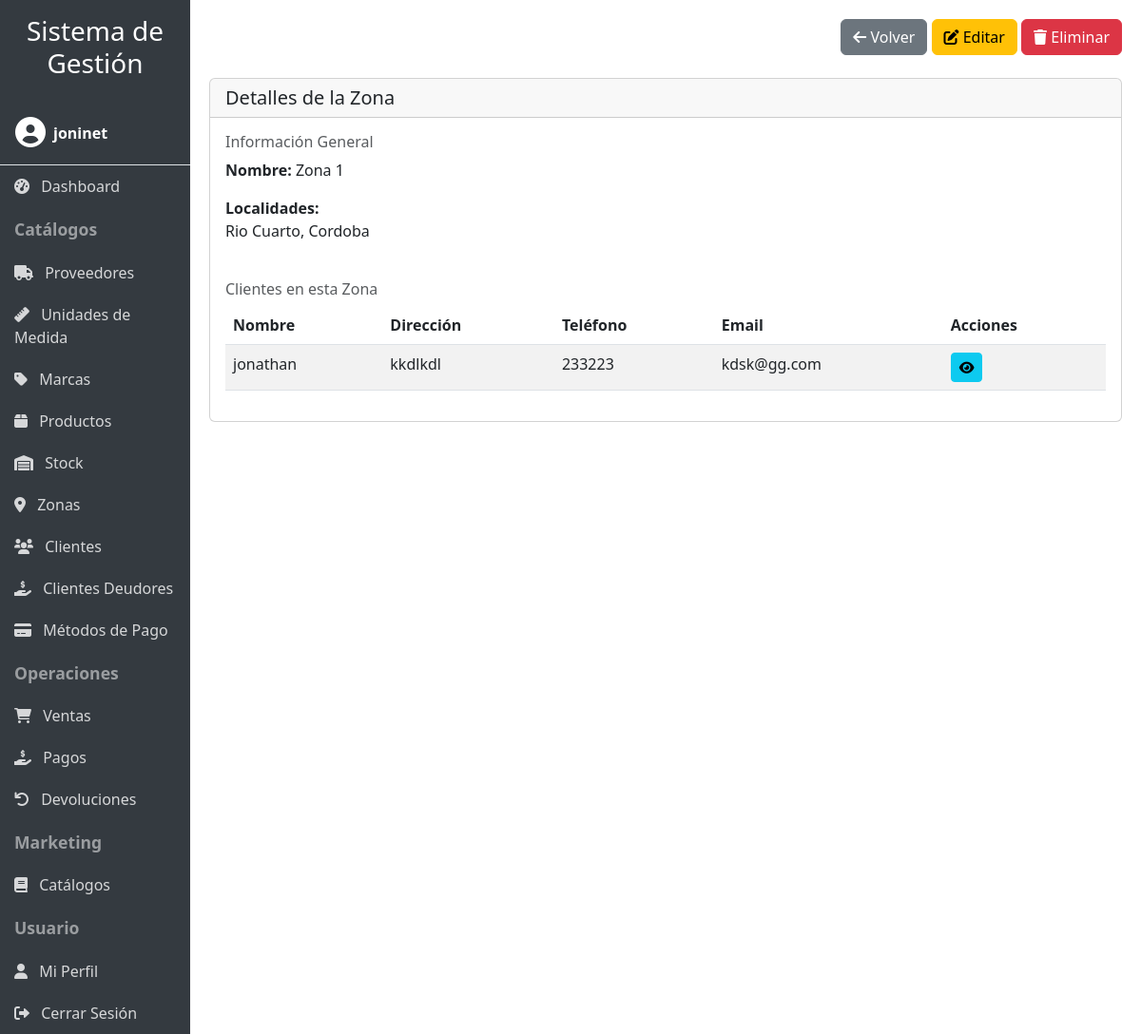
The app's page /zonas/1/ (signed in) with its own data.
### productos/models.py (models this page shows, shortened)
class Zona(models.Model):
    nombre = models.CharField(max_length=100)
    localidades = models.TextField(blank=True, null=True, help_text="Ingrese las localidades separadas por comas")
    usuario = models.ForeignKey(User, on_delete=models.CASCADE, null=True, blank=True)

class Cliente(models.Model):
    nombre = models.CharField(max_length=100)
    direccion = models.CharField(max_length=100)
    telefono = models.CharField(max_length=20, blank=True, null=True)
    email = models.EmailField(max_length=100, blank=True, null=True)
    zona = models.ForeignKey(Zona, on_delete=models.SET_NULL, null=True, blank=True)
    usuario = models.ForeignKey(User, on_delete=models.CASCADE, null=True, blank=True)

### productos/views.py (the view)
# urls.py: path('zonas/<int:pk>/', login_required(views.ZonaDetailView.as_view()), name='zona_detail'),
class ZonaDetailView(LoginRequiredMixin, DetailView):
    model = Zona
    template_name = 'productos/zona_detail.html'
    context_object_name = 'zona'

### productos/templates/productos/zona_detail.html (shortened to what this page needs)
{% extends 'productos/base.html' %}
{% block header_buttons %}
<a href="{% url 'productos:zona_list' %}" class="btn btn-secondary">
    <i class="fas fa-arrow-left"></i> Volver
</a>
<a href="{% url 'productos:zona_update' zona.pk %}" class="btn btn-warning">
    <i class="fas fa-edit"></i> Editar
</a>
<a href="{% url 'productos:zona_delete' zona.pk %}" class="btn btn-danger">
    <i class="fas fa-trash"></i> Eliminar
</a>
{% endblock %}
{% block content %}
<div class="card">
    <div class="card-header">
        <h5 class="card-title mb-0">Detalles de la Zona</h5>
    </div>
    <div class="card-body">
        <div class="row mb-4">
            <div class="col-md-6">
                <h6 class="text-muted">Información General</h6>
                <div class="mb-3">
                    <strong>Nombre:</strong> {{ zona.nombre }}
                </div>
                <div class="mb-3">
                    <strong>Localidades:</strong>
                    {% if zona.localidades %}
                        <p>{{ zona.localidades }}</p>
                    {% else %}
                        <p class="text-muted">No se han especificado localidades</p>
                    {% endif %}
                </div>
            </div>
        </div>
        <div class="row">
            <div class="col-12">
                <h6 class="text-muted">Clientes en esta Zona</h6>
                {% if zona.cliente_set.all %}
                <div class="table-responsive">
                    <table class="table table-striped table-hover">
                        <thead>
                            <tr>
                                <th>Nombre</th>
                                <th>Dirección</th>
                                <th>Teléfono</th>
                                <th>Email</th>
                                <th>Acciones</th>
                            </tr>
                        </thead>
                        <tbody>
                            {% for cliente in zona.cliente_set.all %}
                            <tr>
                                <td>{{ cliente.nombre }}</td>
                                <td>{{ cliente.direccion }}</td>
                                <td>{{ cliente.telefono|default:"No especificado" }}</td>
                                <td>{{ cliente.email|default:"No especificado" }}</td>
                                <td>
                                    <div class="btn-group" role="group">
                                        <a href="{% url 'productos:cliente_detail' cliente.id %}" class="btn btn-sm btn-info">
                                            <i class="fas fa-eye"></i>
                                        </a>
                                    </div>
                                </td>
                            </tr>
                            {% endfor %}
                        </tbody>
                    </table>
                </div>
                {% else %}
                <div class="alert alert-info">
                    No hay clientes asociados a esta zona.
                </div>
                {% endif %}
            </div>
        </div>
    </div>
</div>
{% endblock %}

### productos/templates/productos/base.html (shortened to what this page needs)
<!DOCTYPE html>
<html lang="es">
<head>
    <link href="https://cdn.jsdelivr.net/npm/bootstrap@5.3.0/dist/css/bootstrap.min.css" rel="stylesheet">
    <link rel="stylesheet" href="https://cdnjs.cloudflare.com/ajax/libs/font-awesome/6.0.0/css/all.min.css">
    {% load static %}
    <link rel="stylesheet" href="{% static 'productos/css/responsive.css' %}">
</head>
<body>
    <div class="container-fluid">
        <div class="row">
            <div class="col-lg-2 sidebar p-0" id="sidebar">
                <div class="p-3 d-lg-block d-none">
                    <h3 class="text-center">Sistema de Gestión</h3>
                </div>
                {% if user.is_authenticated %}
                <div class="user-info p-3 border-bottom">
                    <div class="d-flex align-items-center">
                        <div class="me-2">
                            <i class="fas fa-user-circle fa-2x"></i>
                        </div>
                        <div>
                            <div class="fw-bold">{{ user.username }}</div>
                        </div>
                    </div>
                </div>
                {% endif %}
                {% if user.is_authenticated %}
                <a href="{% url 'productos:dashboard' %}" class="nav-link"><i class="fas fa-tachometer-alt me-2"></i> Dashboard</a>
                <div class="nav-header">Catálogos</div>
                <a href="{% url 'productos:proveedor_list' %}" class="nav-link"><i class="fas fa-truck me-2"></i> Proveedores</a>
                <a href="{% url 'productos:unidadmedida_list' %}" class="nav-link"><i class="fas fa-ruler me-2"></i> Unidades de Medida</a>
                <a href="{% url 'productos:marca_list' %}" class="nav-link"><i class="fas fa-tag me-2"></i> Marcas</a>
                <a href="{% url 'productos:producto_list' %}" class="nav-link"><i class="fas fa-box me-2"></i> Productos</a>
                <a href="{% url 'productos:stock_list' %}" class="nav-link"><i class="fas fa-warehouse me-2"></i> Stock</a>
                <a href="{% url 'productos:zona_list' %}" class="nav-link"><i class="fas fa-map-marker-alt me-2"></i> Zonas</a>
                <a href="{% url 'productos:cliente_list' %}" class="nav-link"><i class="fas fa-users me-2"></i> Clientes</a>
                <a href="{% url 'productos:clientes_deudores' %}" class="nav-link"><i class="fas fa-hand-holding-usd me-2"></i> Clientes Deudores</a>
                <a href="{% url 'productos:metodopago_list' %}" class="nav-link"><i class="fas fa-credit-card me-2"></i> Métodos de Pago</a>
                <div class="nav-header">Operaciones</div>
                <a href="{% url 'productos:venta_list' %}" class="nav-link"><i class="fas fa-shopping-cart me-2"></i> Ventas</a>
                <a href="{% url 'productos:pago_list' %}" class="nav-link"><i class="fas fa-hand-holding-usd me-2"></i> Pagos</a>
                <a href="{% url 'productos:devolucion_list' %}" class="nav-link"><i class="fas fa-undo me-2"></i> Devoluciones</a>
                <div class="nav-header">Marketing</div>
                <a href="{% url 'productos:catalogo_list' %}" class="nav-link"><i class="fas fa-book me-2"></i> Catálogos</a>
                <div class="nav-header">Usuario</div>
                <a href="{% url 'productos:profile' %}" class="nav-link"><i class="fas fa-user me-2"></i> Mi Perfil</a>
                <a href="{% url 'productos:logout' %}" class="nav-link"><i class="fas fa-sign-out-alt me-2"></i> Cerrar Sesión</a>
                {% else %}
                <div class="nav-header">Acceso</div>
                <a href="{% url 'productos:login' %}" class="nav-link"><i class="fas fa-sign-in-alt me-2"></i> Iniciar Sesión</a>
                <a href="{% url 'productos:register' %}" class="nav-link"><i class="fas fa-user-plus me-2"></i> Registrarse</a>
                {% endif %}
            </div>
            <div class="col-lg-10 content content-wrapper">
                <div class="d-flex justify-content-between align-items-center mb-4">
                    <div>
                        {% block header_buttons %}{% endblock %}
                    </div>
                </div>
                {% block content %}{% endblock %}
            </div>
        </div>
    </div>
</body>
</html>

### productos/static/productos/css/responsive.css (style rules this page uses)
body { font-size: 16px; }
.table-responsive { overflow-x: auto; -webkit-overflow-scrolling: touch; }

### productos/templates/productos/base.html (style rules this page uses)
body { overflow-x: hidden; }
.sidebar { min-height: 100vh; background-color: #343a40; color: white; transition: all 0.3s; }
.sidebar a { color: rgba(255, 255, 255, 0.8); text-decoration: none; display: block; padding: 10px 15px; }
.sidebar .nav-header { font-weight: bold; padding: 10px 15px; font-size: 1.1em; color: rgba(255, 255, 255, 0.5); }
.content { padding: 20px; }
.table-responsive { overflow-x: auto; }

### records on screen
Zona: nombre "Zona 1", localidades "Rio Cuarto, Cordoba"
Cliente: nombre "jonathan", direccion "kkdlkdl", telefono "233223", email "kdsk@gg.com"

### other values on screen
{{ user.username }} "joninet"
